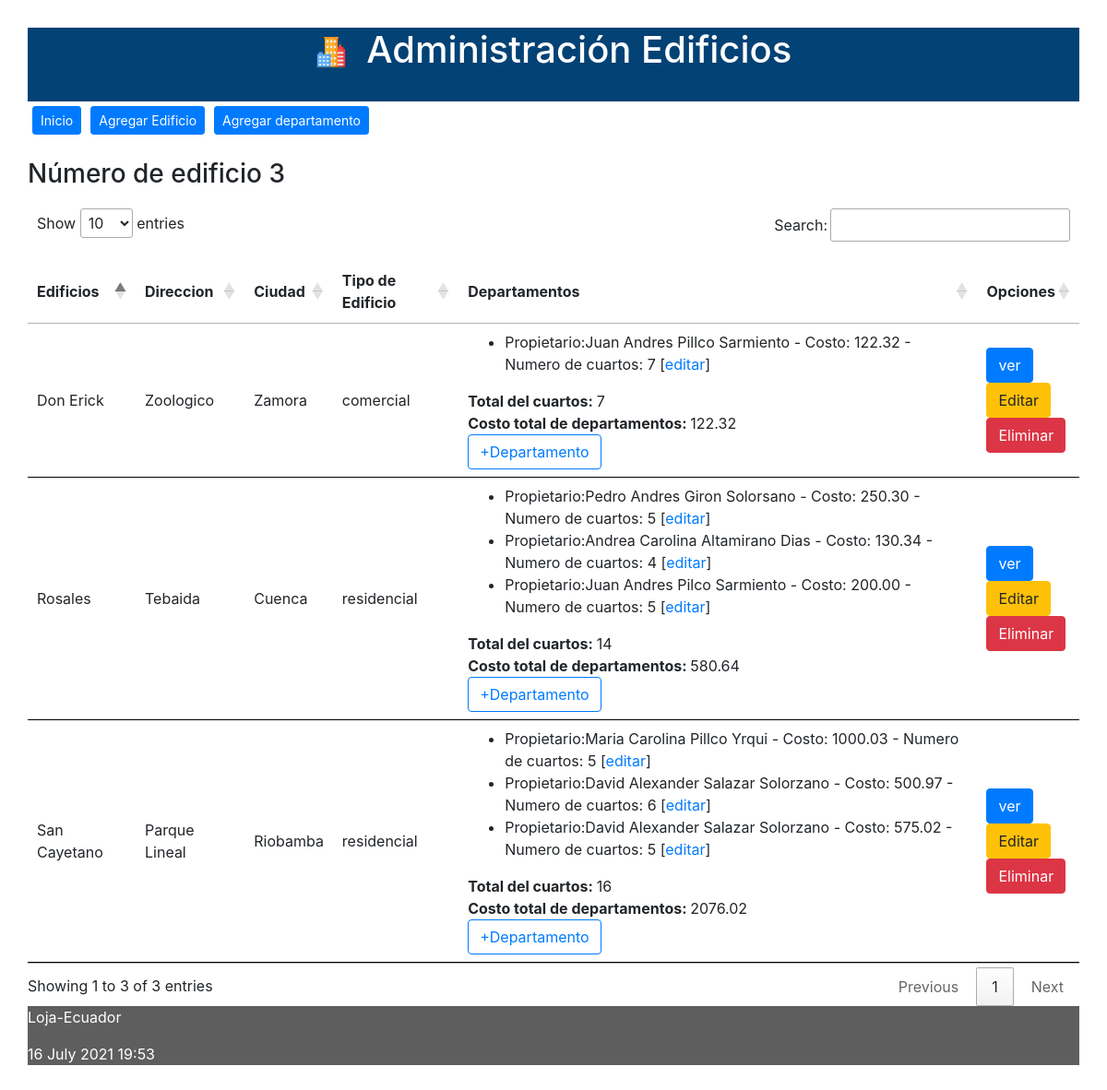
Before: / with the older database file.
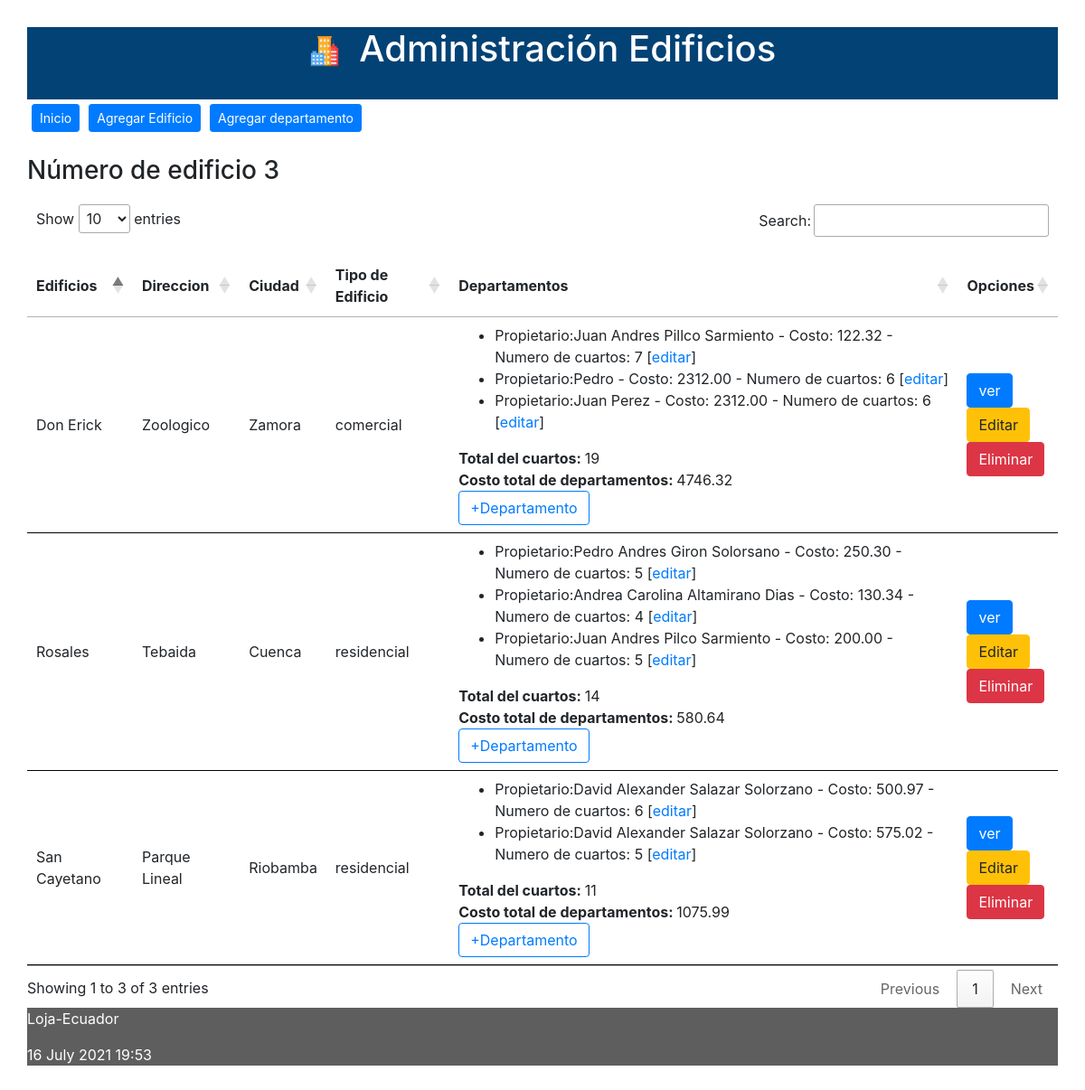
After: the same page with the newer database file.
### administrativo/models.py (models this page shows, shortened)
class Edificio(models.Model):
	opciones_tipo = (
	    ('residencial','Edificio residencial'),
	    ('comercial','Edificio comercial'),
	    )
	nombre = models.CharField(max_length=30)
	direccion = models.CharField(max_length=30)
	ciudad = models.CharField(max_length=30)
	tipo_edificio = models.CharField(max_length=30, \
	        choices=opciones_tipo)
	def obtener_cantidad_cuartos(self):
		valor = [t.num_cuartos for t in self.departamentos.all()]
		valor = sum(valor)
		return valor
	def obtener_costo_departamento(self):
		valor = [t.costo for t in self.departamentos.all()]
		valor = sum(valor)
		return valor

class Departamento(models.Model):
	nomPropietario = models.CharField(max_length=100)
	costo = models.DecimalField(max_digits=100, decimal_places=2)
	num_cuartos = models.IntegerField("Número de cuartos")
	edificio = models.ForeignKey(Edificio, on_delete=models.CASCADE,
	        related_name="departamentos")

### administrativo/views.py (the view)
# urls.py: path('', views.index, name='index'),
def index(request):
    edificios = Edificio.objects.all()
    informacion_template = {'edificios': edificios, 'numero_edificios': len(edificios)}
    return render(request, 'index.html', informacion_template)

### administrativo/templates/index.html (shortened to what this page needs)
{% extends "master.html" %}
{% block content %}
<h3>Número de edificio {{ numero_edificios }}</h3>
<table id="tabla_datos">
  <thead>
    <tr>
      <th>Edificios</th>
      <th>Direccion</th>
      <th>Ciudad</th>
      <th>Tipo de Edificio</th>
      <th>Departamentos</th>
      <th>Opciones</th>
    </tr>
  </thead>
  {% for e in edificios %}
  <tr>
    <td> {{e.nombre}}</td>
    <td> {{e.direccion}}</td>
    <td> {{e.ciudad}}</td>
    <td> {{e.tipo_edificio}}</td>
    <td>
      <ul>
        {% for t in e.departamentos.all %}
          <li>
            <span> Propietario:{{t.nomPropietario}} - Costo: {{t.costo}} - Numero de cuartos: {{t.num_cuartos}} [<a href="{% url 'editar_departamento' t.id %}">editar</a>] </span>
          </li>
        {% endfor %}
      </ul>
      <span><b>Total del cuartos: </b>{{ e.obtener_cantidad_cuartos }}</span><br>
      <span><b>Costo total de departamentos: </b>{{ e.obtener_costo_departamento }}</span><br>
      <a class="btn btn-outline-primary" href="{% url 'crear_departamento_edificio' e.id%}">+Departamento</a>
    </td>
    <td>
     <a class="btn btn-primary" href="{% url 'obtener_edificio' e.id %}">ver</a> <br>
      <a class="btn btn-warning" href="{% url 'editar_edificio' e.id %}">Editar</a> <br>
      <a class="btn btn-danger" href="{% url 'eliminar_edificio' e.id %}"
      onclick="return confirm('¿Está seguro de la eliminación?')" >
      Eliminar</a>
    </td>
  </tr>
  {% endfor %}
</table>
{% endblock %}

### administrativo/templates/master.html (shortened to what this page needs)
<!DOCTYPE html>
<html>
  <head>
    {% load static %}
    <link rel="stylesheet" type="text/css" href="{% static 'css/estilos.css' %}">
    <link rel="stylesheet" type="text/css" href="https://cdn.datatables.net/1.10.25/css/jquery.dataTables.min.css">
    <link rel="stylesheet" href="https://cdn.jsdelivr.net/npm/bootstrap@4.6.0/dist/css/bootstrap.min.css">
  </head>
  <body>
  <header>
    <h1><center><img src="{% static 'images/edificio.png' %}" height="3%" width="3%" alt="My image"> &nbsp;Administración Edificios</center> </h1><br>
    <nav class="top_menu">
      <ul>
        <li><a href="{% url 'index' %}"><button type="button" class="btn btn-primary btn-sm">Inicio</button></a></li>
        <li><a href="{% url 'crear_edificio' %}"><button type="button" class="btn btn-primary btn-sm">Agregar Edificio</button></a></li>
        <li><a href="{% url 'crear_departamento' %}"><button type="button" class="btn btn-primary btn-sm">Agregar departamento</button></a></li>
      </ul>
    </nav>
  </header>
  <section>
      {% block content %}
      {% endblock %}
  </section>
    <footer>
      <p>Loja-Ecuador</p>
      <p>{% now "j F Y H:i" %}</p>
    </footer>
  </body>
</html>

### administrativo/static/css/estilos.css (style rules this page uses)
body { background: #FEFEFD; padding: 30px; }
header { background: #034275; color: #FFF; }
section { width: 100%; }
th, td { padding: 15px; border-bottom: 1px solid black; }
.top_menu ul { list-style:none; float:left; padding: 5px; width:95%; }
.top_menu ul li { float:left; margin-right:10px; margin-bottom:5px; text: #FFF; }
footer { background: #5E5E5E; color: #FFF; }

Changed rows visible on the page:
removed Departamento: nomPropietario "Maria Carolina Pillco Yrqui", costo "1000.03", num_cuartos "5", shown under Edificio "San Cayetano"
computed for Edificio "San Cayetano": obtener_cantidad_cuartos "16" → "11"; obtener_costo_departamento "2076.02" → "1075.99"
computed for Edificio "Don Erick": obtener_cantidad_cuartos "7" → "19"; obtener_costo_departamento "122.32" → "4746.32"
added Departamento: nomPropietario "Pedro", costo "2312.00", num_cuartos "6", shown under Edificio "Don Erick"
added Departamento: nomPropietario "Juan Perez", costo "2312.00", num_cuartos "6", shown under Edificio "Don Erick"
